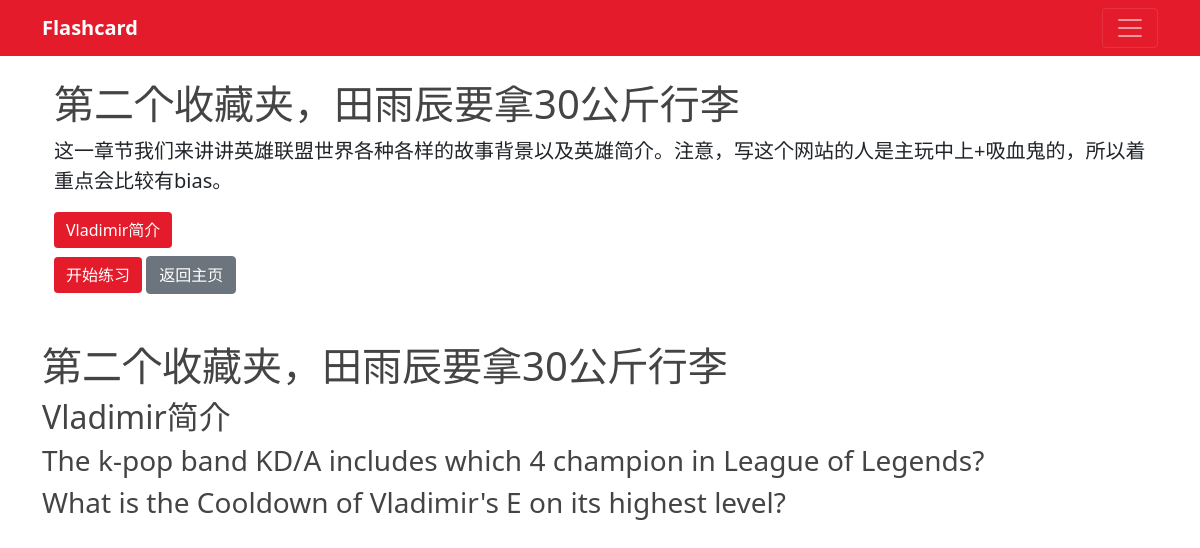
Screenshot of /collection/2/ with the database file from the repository.
### flashcards/models.py (models this page shows, shortened)
class Collection(models.Model):
	label = models.CharField(max_length=20)
	image = models.ImageField(default='default.jpg', upload_to='collection_thumbnails')
	description = models.TextField(default='')

class Knowledge(models.Model):
	collection = models.ForeignKey(Collection, default=None, on_delete=models.CASCADE)
	label = models.CharField(max_length=200)
	description = models.TextField(default='')
	tutorial_video = models.FileField(upload_to='tutorial_videos')

class Flashcard(models.Model):
	front = models.TextField()	# ?
	back = models.TextField()	# ?
	flashcard_type = models.CharField(max_length=2)
	collection = models.ForeignKey(Collection, default=None, on_delete=models.CASCADE)
	knowledge = models.ManyToManyField(Knowledge)

### flashcards/views.py (the view)
# urls.py: path('collection/<int:pk>/', CollectionView.as_view(), name='collection'),
class CollectionView(TemplateView):
	template_name = 'flashcards/collection.html'
	def get_context_data(self, **kwargs):
		context = super().get_context_data(**kwargs)
		current_collection = get_object_or_404(Collection, id=self.kwargs.get('pk'))
		context['knowledges'] = Knowledge.objects.filter(collection=current_collection)
		context['flashcards'] = Flashcard.objects.filter(collection=current_collection)
		context['collection'] = current_collection
		return context

### flashcards/templates/flashcards/collection.html (shortened to what this page needs)
{% extends "users/home_base.html" %}
{% block home_content %}
<section class="py-4 container">
	<div class="col-lg-12 col-md-8 mx-auto">
		<h1 class="fw-light">{{collection.label}}</h1>
		<p class="lead">{{collection.description}}</p>
		{% for knowledge in knowledges %}
		<button type="button" class="btn btn-primary" data-bs-toggle="modal" data-bs-target="#exampleModal">
			{{knowledge.label}}
		</button>
		{% endfor %}
		<p>
			<a href="#" class="btn btn-primary my-2">开始练习</a>
			<a href="{% url 'home' %}" class="btn btn-secondary my-2">返回主页</a>
		</p>
	</div>
</section>
<h1>{{collection.label}}</h1>
{% for knowledge in knowledges %}
<h2>{{knowledge.label}}</h2>
{% endfor %}
{% for flashcard in flashcards %}
<h3>{{flashcard.front}}</h3>
{% endfor %}
{% endblock home_content %}

### users/static/users/main.css (style rules this page uses)
html, body { height: 100%; }
h1, h2, h3, h4, h5, h6 { color: #444444; }
.btn-primary { background-color: #e31b2b !important; border: 0 none !important; }

### rows the page displays
Collection: label "第二个收藏夹，田雨辰要拿30公斤行李", description "这一章节我们来讲讲英雄联盟世界各种各样的故事背景以及英雄简介。注意，写这个网站的人是主玩中上+吸血鬼的，所以着重点会比较有bias。"
Knowledge: label "Vladimir简介"
Flashcard: front "The k-pop band KD/A includes which 4 champion in League of Legends?"
Flashcard: front "What is the Cooldown of Vladimir's E on its highest level?"
